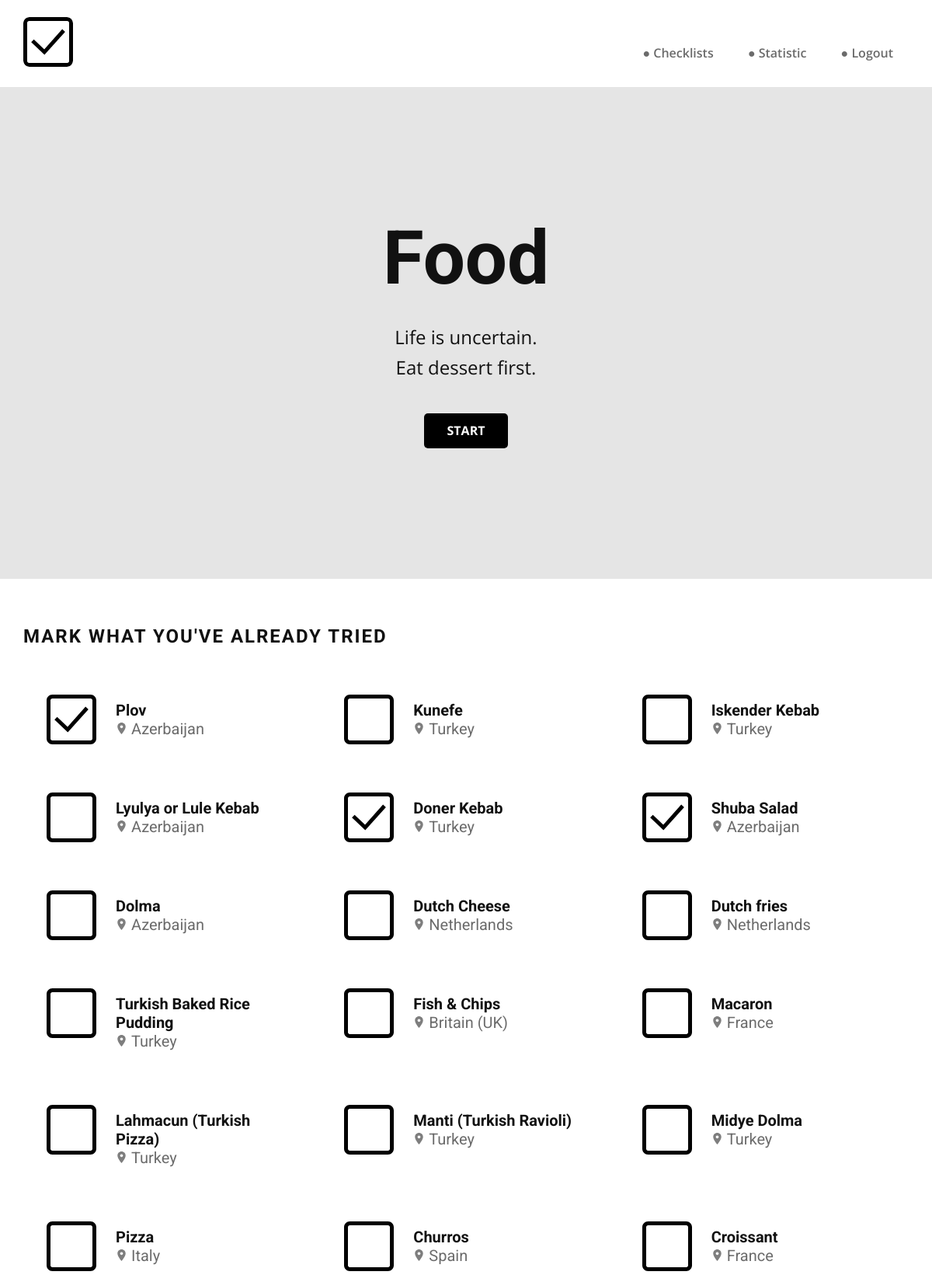
Screenshot of /checklists/food/ (signed in, upper part) with the database file from the repository.
### checklist/models.py (models this page shows, shortened)
class Food(models.Model):
   order = models.PositiveIntegerField(default=0, blank=False, null=False)
   name = models.CharField(max_length=200)
   country = CountryField(blank=True)
   food_kinds = models.ManyToManyField(F_Kind, blank=True)
   food_ingredients = models.ManyToManyField(Ingredient, blank=True)
   class Meta(object):
      ordering = ['order']
      verbose_name = 'Food'
      verbose_name_plural = 'Food'
   def display_kind(self):
      return ', '.join(food_kinds.food_kind for food_kinds in self.food_kinds.all()[:3])
   display_kind.short_description = 'Kind'

### checklist/views.py (the view)
# urls.py: path('food/', login_required(views.FoodListView.as_view()), name='food'),
class FoodListView(generic.ListView):
    model = Food
    template_name = 'Food_checklist.html'

### checklist/templatetags/tags.py (called while the page is built)
@register.simple_tag
def is_marked(object,user):
    return user in [item.user for item in object.choice_set.all()]

@register.simple_tag
def is_all_eaten(user):
    return views.is_all_eaten(user)

### checklist/views.py (called while the page is built)
def count_all_obj(model):
    return model.objects.all().count()

def is_all_eaten(l_user):
    num_dishes = count_all_obj(Food)
    user_num_dishes = l_user.choice.food.all().count()
    return num_dishes == user_num_dishes

### checklist/templates/Food_checklist.html (shortened to what this page needs)
{% extends "base_generic.html" %}
{% load static %}
{% load tags %}
{% block details %}
    <link rel="stylesheet" href="{% static 'Books.css' %}" media="screen">
{% endblock %}
{% block content %}
  <section class="u-align-center u-clearfix u-grey-10 u-section-1" src="" id="sec-889b">
      <div class="u-clearfix u-sheet u-valign-middle u-sheet-1">
          <h1 class="u-text u-title u-text-1">Food</h1>
          <p class="u-large-text u-text u-text-variant u-text-2">
            Life is uncertain.<br>Eat dessert first.
          </p>
          <a href="#checklist" class="u-black u-btn u-btn-round u-button-style u-radius-5 u-btn-1">START</a>
      </div>
  </section>
  <section class="u-align-left u-clearfix u-section-2" id="carousel_4e2f">
      <div class="u-clearfix u-sheet u-valign-middle u-sheet-1">
      <h5 class="u-text u-text-1">mark WHAT YOU'VE already TRIED</h5>
      {% if food_list %}
          <div class="u-expanded-width u-list u-repeater u-list-1">
              {% for dish in food_list %}
                  <div class="u-align-left u-container-style u-list-item u-repeater-item">
                      {% is_marked dish user as is_dish_eaten_by_user %}
                      <div class="u-container-layout u-similar-container u-container-layout-1 dish-click chcklist-el" data-eaten={{ is_dish_eaten_by_user }} data-dish={{ dish.id }} style="cursor:pointer;">
                          <span class="u-icon u-text-black u-icon-1 dish-eaten" {% if not is_dish_eaten_by_user %} style="display:none" {% endif %}>
                              <img src="{% static 'images/checkbox.svg' %}" class="u-svg-link" preserveAspectRatio="xMidYMin slice" viewBox="0 0 512.001 512.001" style="">
                          </span>
                          <span class="u-icon u-icon-1 dish-uneaten" {% if is_dish_eaten_by_user %} style="display:none" {% endif %}>
                              <img src="{% static 'images/empty-checkbox.svg' %}" class="u-svg-link" preserveAspectRatio="xMidYMin slice" viewBox="0 0 512.001 512.001" style="">
                          </span>
                          <h5 class="u-text u-text-4">{{ dish.name }}<br><img src="{% static 'images/map-placeholder.svg' %}" style="width: 15px; opacity: 0.5;"> <span style="color: #6b6b6b; font-weight: normal;">{{ dish.country.name }}</span></h5>
                      </div>
                  </div>
              {% endfor %}
          </div>
      {% else %}
          <p>There are no dishes in the list.</p>
      {% endif %}
  </section>
  {% is_all_eaten user as is_all_eaten_by_user %}
{% endblock %}

### checklist/static/Books.css (style rules this page uses)
.u-section-1 { background-image: none; }
.u-section-1 .u-sheet-1 { min-height: 633px; }
.u-section-1 .u-text-1 { font-size: 6rem; font-weight: 700; width: 448px; margin: 60px auto 0; }
.u-section-1 .u-text-2 { font-size: 24px; margin: 30px 56px 0; }
.u-section-1 .u-btn-1 { background-image: none; text-transform: uppercase; font-weight: 700; border-style: none; margin: 40px auto 60px; }
.u-section-2 .u-sheet-1 { min-height: 430px; }
.u-section-2 .u-text-1 { text-transform: uppercase; font-weight: 700; font-size: 1.5rem; letter-spacing: 2px; margin: 60px 570px 0 0; }
.u-section-2 .u-list-1 { margin-top: 30px; margin-bottom: 59px; min-height: 255px; grid-template-columns: calc(33.3333% - 6.66667px) calc(33.3333% - 6.66667px) calc(33.3333% - 6.66667px); grid-gap: 10px 10px; }
.u-section-2 .u-container-layout-1 { padding: 30px; }
.u-section-2 .u-icon-1 { height: 64px; width: 64px; margin: 0 auto 0 0; }
.u-section-2 .u-text-4 { font-weight: 700; margin: -56px 0 0 89px; }

### rows the page displays
Food: name "Plov", country.name "Azerbaijan"
Food: name "Kunefe", country.name "Turkey"
Food: name "Iskender Kebab", country.name "Turkey"
Food: name "Lyulya or Lule Kebab", country.name "Azerbaijan"
Food: name "Doner Kebab", country.name "Turkey"
Food: name "Shuba Salad", country.name "Azerbaijan"
Food: name "Dolma", country.name "Azerbaijan"
Food: name "Dutch Cheese", country.name "Netherlands"
Food: name "Dutch fries", country.name "Netherlands"
Food: name "Turkish Baked Rice Pudding", country.name "Turkey"
Food: name "Fish & Chips", country.name "Britain (UK)"
Food: name "Macaron", country.name "France"
Food: name "Lahmacun (Turkish Pizza)", country.name "Turkey"
Food: name "Manti (Turkish Ravioli)", country.name "Turkey"
Food: name "Midye Dolma", country.name "Turkey"
Food: name "Pizza", country.name "Italy"
Food: name "Churros", country.name "Spain"
Food: name "Croissant", country.name "France"
